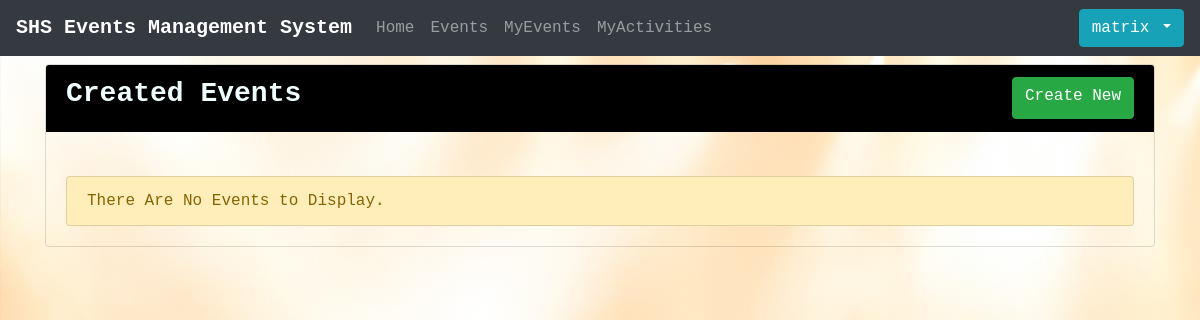
/events/my/ (signed in), run on an earlier commit of the app's database.
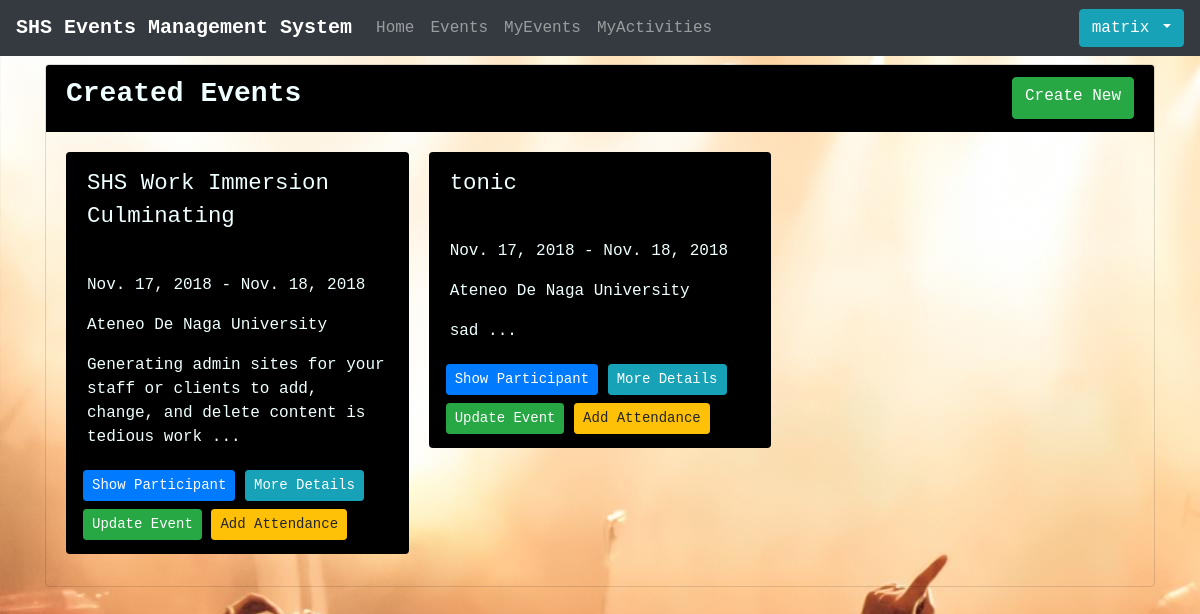
And on a later commit of the database.
### events/models.py (models this page shows, shortened)
class Event(models.Model):
    name = models.CharField("Name of Event", max_length=50)
    description = models.TextField("Description", max_length=1000, blank=True)
    max_slots = models.IntegerField("Max Slots", blank=True, null=True)
    date_from = models.DateField("Start Date", null=True)
    date_to = models.DateField("End Date", null=True)
    time_from = models.TimeField("Start Time", null=True)
    time_to = models.TimeField("End Time", null=True)
    venue = models.CharField("Venue", max_length=200, default = '')
    creator = models.ForeignKey(to='users.Participant', on_delete = models.CASCADE, null = True)

### events/views.py (the view)
# urls.py: path("events/my/", MyEventListView.as_view(), name="myevent_list"),
class MyEventListView(LoginRequiredMixin, ListView):
    model = Event
    template_name = "myevent_list.html"
    context_object_name = "event_list"
    login_url = "login"
    def get_queryset(self):
        qs = super().get_queryset()
        return qs.filter(creator = self.request.user)

### templates/myevent_list.html
{% extends 'base.html' %} {% block title %} All Events {% endblock title %} {% block content %}
<div class="card mt-2" id="head_comp">
    <div class="card-header d-flex w-100 justify-content-between" id="body_comp">
        <h3><strong>Created Events</strong></h3>
        <a href="{% url 'event_create' %}" class="btn btn-success">Create New</a>
    </div>
    <div class="card-body">
        {% if event_list %}
        <div class="card-columns">
            {% for event in event_list %}
            <div class="card" id="body_comp">
                <div class="card-header" id="body_comp">
                    <h3><small>{{ event.name }}</small></h3>
                </div>
                <div class="card-body">
                    <p class="card-text">{{ event.date_from }} - {{ event.date_to }}</p>
                    <p class="card-text">{{ event.venue }}</p>
                    <p class="card-text">{{ event.description | slice:"0:100"}} ...</p>
                </div>
                <div class="card" id="body_comp">
                    <div class="container">
                        <a href="{% url 'registration_list' event.pk %}">
                            <button class="btn btn-sm btn-primary">Show Participant</button>
                        </a>
                        <a href="{% url 'event_detail' event.pk %}">
                            <button class="btn btn-sm btn-info">More Details</button>
                        </a>
                    </div>
                    <div class="container mt-2">
                        <a href="{% url 'event_update' event.pk %}">
                            <button class="btn btn-sm btn-success">Update Event</button>
                        </a>
                        <a href="{% url 'update_attendance' event.pk %}">
                            <button class="btn btn-sm btn-warning">Add Attendance</button>
                        </a>
                    </div>
                </div>
            </div>
            {% endfor %}
        </div>
        {% else %}
        <a href="{% url 'home' %}" class="mt-4 list-group-item list-group-item-action list-group-item-warning">
            There Are No Events to Display.
        </a>
        {% endif %}
    </div>
</div>
{% endblock content %}

What changed in the data, as far as the page shows it:
added Event: name "SHS Work Immersion Culminating", date_from "Nov. 17, 2018", date_to "Nov. 18, 2018", venue "Ateneo De Naga University", description "Generating admin sites for your staff or clients to add, change, and delete content is tedious work"
added Event: name "tonic", date_from "Nov. 17, 2018", date_to "Nov. 18, 2018", venue "Ateneo De Naga University", description "sad"
Also different on the page:
text no longer shown: "There Are No Events to Display."
